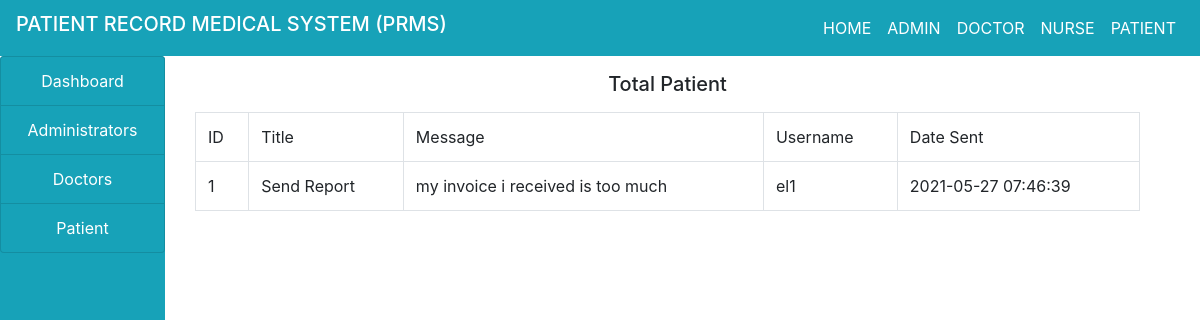
Page /admin/report.php on the committed database.
### tables this page shows
CREATE TABLE `report` (
  `id` int(100) NOT NULL,
  `title` varchar(100) NOT NULL,
  `message` varchar(100) NOT NULL,
  `username` varchar(100) NOT NULL,
  `date_sent` varchar(100) NOT NULL
);

### admin/report.php (the view, shortened to what this page needs)
<!DOCTYPE html>
<html>
<head>
</head>
<body>
  <?php
       include("../include/header.php");
       include("../include/connection.php");
   ?>
   <div class="container-fluid">
    <div class="col-md-12">
      <div class="row">
        <div class="col-md-2" style="margin-left: -30px;">
          <?php
                        include("sidenav.php");
            ?>
        </div>
        <div class="col-md-10">
          <h5 class="text-center my-3">Total Patient</h5>
          <?php
                       $query = "SELECT * FROM report ";
                       $res = mysqli_query($connect,$query);
                          $output = "";
                          $output .= "
                              <table class='table table-bordered'>
                                    <tr>
                                      <td>ID</td>
                                      <td>Title</td>
                                      <td>Message</td>
                                      <td>Username</td>
                                      <td>Date Sent</td>
                                    </tr>
                          ";
                            while($row = mysqli_fetch_array($res)) {
                              $output .="
                                     <tr>
                                      <td>".$row['id']."</td>
                                      <td>".$row['title']."</td>
                                      <td>".$row['message']."</td>
                                      <td>".$row['username']."</td>
                                      <td>".$row['date_sent']."</td>
                                        </td>
                              ";
                            }
                            $output .="
                              </tr>
                              </table>";
                              echo $output;
            ?>
        </div>
      </div>
    </div>
   </div>
</body>
</html>

### rows in the picture
report: id "1", title "Send Report", message "my invoice i received is too much", username "el1", date_sent "2021-05-27 07:46:39"
